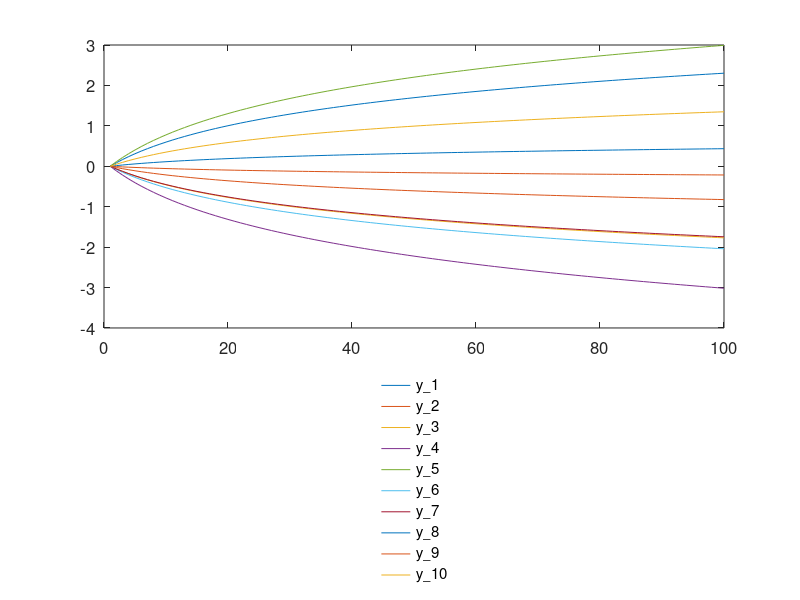

Write MATLAB code to recreate this figure. (Note: this script raises an error after producing the figure.)
%{
Ciclos y gráficos
En ocasiones se cuenta con múltiples series que queremos graficar por lo
que se hace conveniente usar ciclos para hacerlo
%}

% Dentro de los procesos que se tienen en la metodología de evaluación se
% hace uso de las estructuras para guardar distintos tipos de salidas y los
% ciclos facilitan la tarea al momento de graficar los resultados.

y = struct();
x = linspace(1,10);
r = -1.5 + 3*rand(1,10);

for i = 1:10
   if i == 1
   y.(strcat('y_', num2str(i))) = log(x)'; 
   
   else
   y.(strcat('y_', num2str(i))) = r(i)*log(x)';
   end
   name_i{i} = strcat('y_', num2str(i));       
end

% Inicializamos el gráfico
figure();
   
set(gcf, 'defaultaxesfontsize', 12, ...
    'Position', [350 120 1000 700]);

axes();

% Utilizamos el ciclo para graficar
for i = 1:10
   plot(y.(strcat('y_', num2str(i))));
   hold on   
end

lgd = legend(name_i, 'Interpreter', 'none', 'Location', 'southoutside');
legend('boxoff')
lgd.NumColumns = 5;

% Podemos usar condicionales para darle una mejor vista al gráfico
figure();
   
set(gcf, 'defaultaxesfontsize', 12, ...
    'Position', [350 120 1000 700]);

for i = 1:10
   if i == 1
   plot(y.(strcat('y_', num2str(i))), 'Linewidth', 2, 'marker', 'o',...
       'MarkerSize', 2);
   
   else
   plot(y.(strcat('y_', num2str(i))), '--');
   end
   
   hold on   
end

lgd = legend(name_i, 'Interpreter', 'none', 'Location', 'southoutside');
legend('boxoff')
lgd.NumColumns = 5;

% También podemos usar los ciclos con los subplots
figure();

set(gcf, 'defaultaxesfontsize', 12, ...
    'Position', [350 100 700 800]);

for i = 1:10

subplot(5,2,i)

plot(y.(strcat('y_', num2str(i))));

title(name_i{i}, 'Interpreter', 'none')

end



